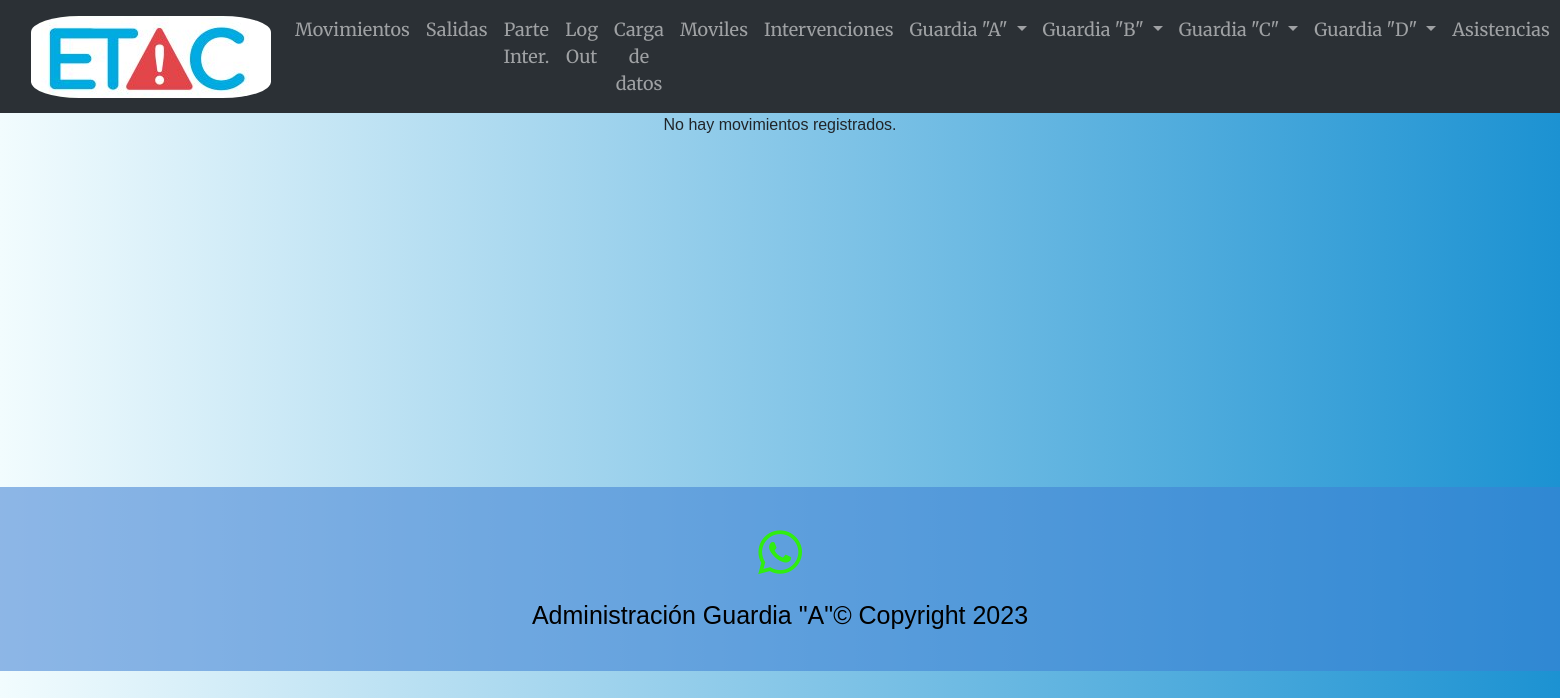
Before: /partes (signed in) with the older database file.
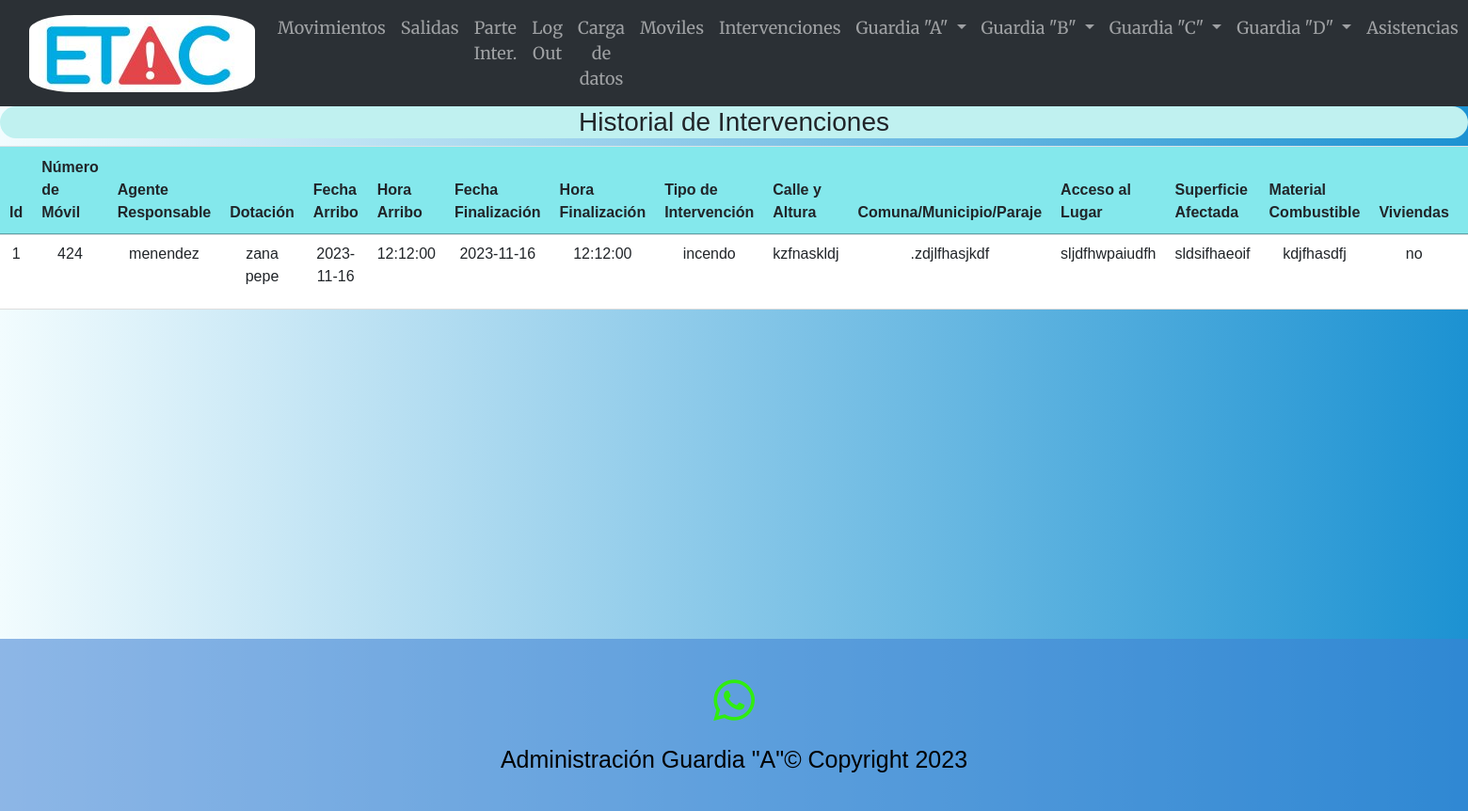
After: the same page with the newer database file.
### main.py (models this page shows)
    class Parte_inter(db.Model):
        id = db.Column(db.Integer, primary_key=True)
        num_movil = db.Column(db.String(20))
        ag_responsable = db.Column(db.String(50))
        dotacion = db.Column(db.String(50))
        fecha_arribo = db.Column(db.Date)
        hora_arribo = db.Column(db.Time)
        fecha_finalizacion = db.Column(db.Date)
        hora_finalizacion = db.Column(db.Time)
        tipo_intervencion = db.Column(db.String(50))
        calle_altura = db.Column(db.String(100))
        comuna_municipio = db.Column(db.String(100))
        acceso_lugar = db.Column(db.String(100))
        sup_afectada = db.Column(db.String(50))
        material_combustible = db.Column(db.String(50))
        viviendas = db.Column(db.String(50))
        vehiculos = db.Column(db.String(50))
        personal_salud = db.Column(db.String(100))
        personal_policial = db.Column(db.String(100))
        personal_bomberos = db.Column(db.String(100))
        defensa_civil = db.Column(db.String(100))
        otro_equipo = db.Column(db.String(100))
        personal_lesionado = db.Column(db.String(100))
        resumen = db.Column(db.String(500))

### main.py (the view)
@app.route('/partes', methods=['GET', 'POST'])
def partes():
    registros = Parte_inter.query.order_by(Parte_inter.id.desc()).all()
    return render_template("partes.html", registros=registros)

### main.py (called while the page is built)
@login_manager.user_loader
def load_user(user_id):
    return User.query.get(int(user_id))

### templates/partes.html (shortened to what this page needs)
{% extends "base.html" %}
{% block content %}
{% if registros %}
<div class="row">
    <div class="col-lg-12 text-center">
        <h3 class="text-center titulo_form_index">Historial de Intervenciones</h3>
        <table class="tabla_agentes table table-responsive" id="tablacarnet3" >
            <thead>
                <tr>
                    <th scope="col">Id</th>
                    <th scope="col">Número de Móvil</th>
                    <th scope="col">Agente Responsable</th>
                    <th scope="col">Dotación</th>
                    <th scope="col">Fecha Arribo</th>
                    <th scope="col">Hora Arribo</th>
                    <th scope="col">Fecha Finalización</th>
                    <th scope="col">Hora Finalización</th>
                    <th scope="col">Tipo de Intervención</th>
                    <th scope="col">Calle y Altura</th>
                    <th scope="col">Comuna/Municipio/Paraje</th>
                    <th scope="col">Acceso al Lugar</th>
                    <th scope="col">Superficie Afectada</th>
                    <th scope="col">Material Combustible</th>
                    <th scope="col">Viviendas</th>
                    <th scope="col">Vehículos</th>
                </tr>
            </thead>
            <tbody>
                {% for registro in registros %}
                    <tr>
                        <td>{{ registro.id }}</td>
                        <td>{{ registro.num_movil }}</td>
                        <td>{{ registro.ag_responsable }}</td>
                        <td>{{ registro.dotacion }}</td>
                        <td>{{ registro.fecha_arribo }}</td>
                        <td>{{ registro.hora_arribo }}</td>
                        <td>{{ registro.fecha_finalizacion }}</td>
                        <td>{{ registro.hora_finalizacion }}</td>
                        <td>{{ registro.tipo_intervencion }}</td>
                        <td>{{ registro.calle_altura }}</td>
                        <td>{{ registro.comuna_municipio }}</td>
                        <td>{{ registro.acceso_lugar }}</td>
                        <td>{{ registro.sup_afectada }}</td>
                        <td>{{ registro.material_combustible }}</td>
                        <td>{{ registro.viviendas }}</td>
                        <td>{{ registro.vehiculos }}</td>
                    </tr>
                {% endfor %}
            </tbody>
        </table>
 {% else %}
<p>No hay movimientos registrados.</p>
{% endif %}
    </div>
</div>
{% endblock %}

Changed rows visible on the page:
added Parte_inter: id "1", num_movil "424", ag_responsable "menendez", dotacion "zana pepe", fecha_arribo "2023-11-16", hora_arribo "12:12:00", fecha_finalizacion "2023-11-16", hora_finalizacion "12:12:00", tipo_intervencion "incendo", calle_altura "kzfnaskldj", comuna_municipio ".zdjlfhasjkdf", acceso_lugar "sljdfhwpaiudfh", sup_afectada "sldsifhaeoif", material_combustible "kdjfhasdfj", viviendas "no"
Other visible differences:
text no longer shown: "No hay movimientos registrados."
text now shown: "Historial de Intervenciones Id Número de Móvil Agente Responsable Dotación Fecha Arribo Hora Arribo Fecha Finalización Hora Finalización Tipo de Intervención Calle y Altura Comuna/Municipio/Paraje Acceso al Lugar Superficie Afectada Material Combustible Viviendas"
